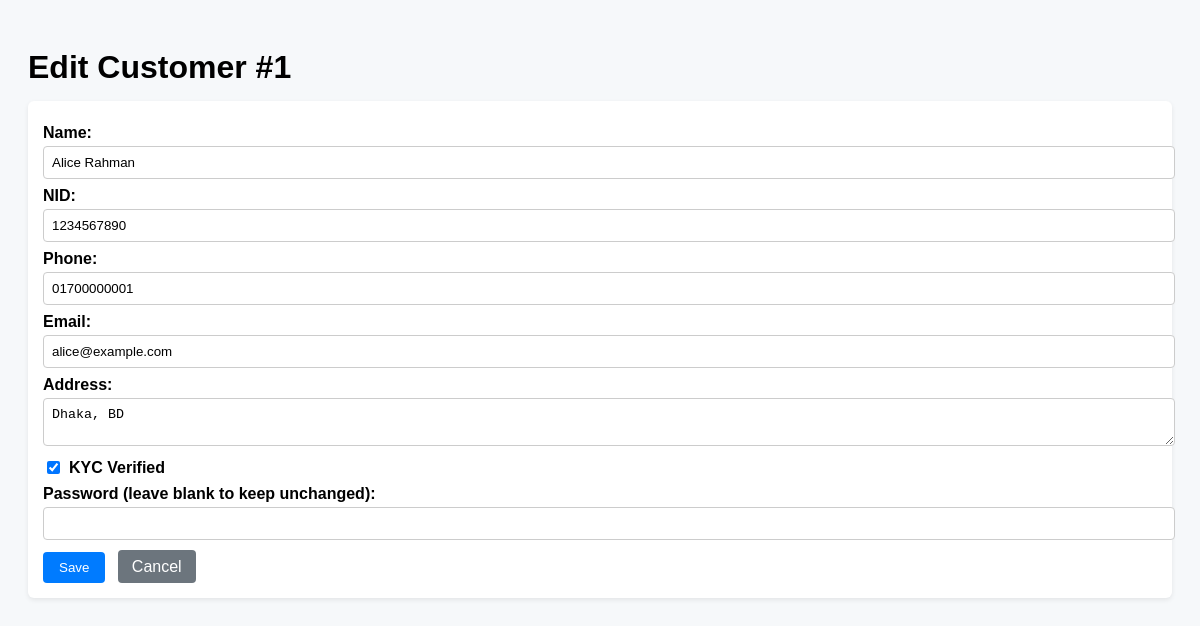
/MS/edit.php?id=1, run on the app's committed database.
### tables this page shows
CREATE TABLE `Customer` (
  `customerId` bigint(20) NOT NULL,
  `name` varchar(100) DEFAULT NULL,
  `nid` bigint(20) DEFAULT NULL,
  `phone` varchar(20) DEFAULT NULL,
  `email` varchar(50) DEFAULT NULL,
  `address` varchar(255) DEFAULT NULL,
  `kycstatus` tinyint(1) DEFAULT NULL
);

### MS/edit.php (the view, shortened to what this page needs)
<?php
$DB_HOST = 'localhost';
$DB_USER = 'root';
$DB_PASS = '';
$DB_NAME = 'banking_system';
$conn = new mysqli($DB_HOST, $DB_USER, $DB_PASS, $DB_NAME);
$conn->set_charset('utf8mb4');
function e($v) { return htmlspecialchars($v ?? ''); }
$id = isset($_GET['id']) ? (int)$_GET['id'] : 0;
$stmt = $conn->prepare("SELECT * FROM Customer WHERE customerId=?");
$stmt->bind_param("i", $id);
$stmt->execute();
$cust = $stmt->get_result()->fetch_assoc();
?>
<!doctype html>
<html lang="en">
<head>
</head>
<body>
<h1>Edit Customer #<?= e($cust['customerId']) ?></h1>
<form method="post">
  <label>Name:
    <input type="text" name="name" value="<?= e($cust['name']) ?>" required>
  </label>
  <label>NID:
    <input type="text" name="nid" value="<?= e($cust['nid']) ?>">
  </label>
  <label>Phone:
    <input type="text" name="phone" value="<?= e($cust['phone']) ?>">
  </label>
  <label>Email:
    <input type="email" name="email" value="<?= e($cust['email']) ?>">
  </label>
  <label>Address:
    <textarea name="address"><?= e($cust['address']) ?></textarea>
  </label>
  <label class="checkbox">
    <input type="checkbox" name="kycstatus" <?= $cust['kycstatus'] ? 'checked' : '' ?>> KYC Verified
  </label>
  <label>Password (leave blank to keep unchanged):
    <input type="password" name="password">
  </label>
  <button type="submit">Save</button>
  <a href="customers.php" class="btn">Cancel</a>
</form>
</body>
</html>

### MS/edit.php (style rules this page uses)
body { font-family: Arial, sans-serif; background:#f6f8fa; padding:20px; }
h1 { margin-bottom: 15px; }
form { background:#fff; padding:15px; border-radius:6px; box-shadow:0 2px 5px rgba(0,0,0,0.08); }
label { display:block; margin-top:8px; font-weight:bold; }
input[type="text"], input[type="email"], input[type="password"], textarea { width:100%; padding:8px; margin-top:4px; border:1px solid #ccc; border-radius:4px; }
.checkbox { display:flex; align-items:center; gap:6px; margin-top:8px; }
button { margin-top:12px; padding:8px 16px; border:none; border-radius:4px; background:#007bff; color:#fff; cursor:pointer; }
a.btn { margin-left:8px; padding:8px 14px; border-radius:4px; background:#6c757d; color:#fff; text-decoration:none; }

### data on the page
customer: customerId "1", name "Alice Rahman", nid "1234567890", phone "01700000001", email "alice@example.com", address "Dhaka, BD", kycstatus "☑"
